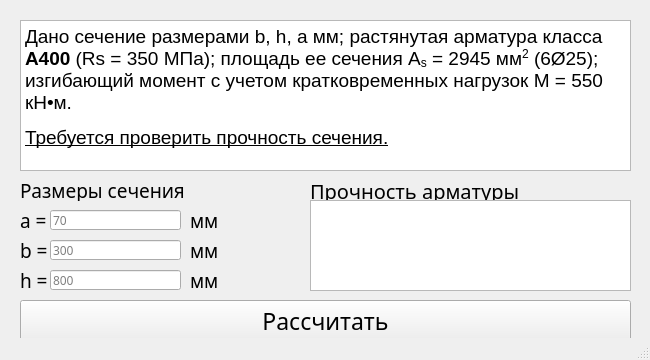
<?xml version="1.0" encoding="UTF-8"?>
<ui version="4.0">
 <class>MainWindow</class>
 <widget class="QMainWindow" name="MainWindow">
  <property name="windowModality">
   <enum>Qt::NonModal</enum>
  </property>
  <property name="geometry">
   <rect>
    <x>0</x>
    <y>0</y>
    <width>650</width>
    <height>360</height>
   </rect>
  </property>
  <property name="sizePolicy">
   <sizepolicy hsizetype="Fixed" vsizetype="Fixed">
    <horstretch>0</horstretch>
    <verstretch>0</verstretch>
   </sizepolicy>
  </property>
  <property name="minimumSize">
   <size>
    <width>650</width>
    <height>360</height>
   </size>
  </property>
  <property name="maximumSize">
   <size>
    <width>650</width>
    <height>360</height>
   </size>
  </property>
  <property name="font">
   <font>
    <stylestrategy>PreferDefault</stylestrategy>
   </font>
  </property>
  <property name="cursor">
   <cursorShape>ArrowCursor</cursorShape>
  </property>
  <property name="mouseTracking">
   <bool>false</bool>
  </property>
  <property name="windowTitle">
   <string>Проверка арматуры на прочность</string>
  </property>
  <property name="windowOpacity">
   <double>1.000000000000000</double>
  </property>
  <property name="layoutDirection">
   <enum>Qt::LeftToRight</enum>
  </property>
  <property name="autoFillBackground">
   <bool>false</bool>
  </property>
  <property name="inputMethodHints">
   <set>Qt::ImhNone</set>
  </property>
  <widget class="QWidget" name="centralwidget">
   <widget class="QLineEdit" name="a_field">
    <property name="geometry">
     <rect>
      <x>50</x>
      <y>210</y>
      <width>131</width>
      <height>20</height>
     </rect>
    </property>
    <property name="font">
     <font>
      <family>Circe</family>
     </font>
    </property>
    <property name="text">
     <string/>
    </property>
    <property name="echoMode">
     <enum>QLineEdit::Normal</enum>
    </property>
    <property name="placeholderText">
     <string>70</string>
    </property>
   </widget>
   <widget class="QLabel" name="label">
    <property name="geometry">
     <rect>
      <x>20</x>
      <y>180</y>
      <width>301</width>
      <height>21</height>
     </rect>
    </property>
    <property name="font">
     <font>
      <family>Circe ExtraBold</family>
      <pointsize>14</pointsize>
      <stylestrategy>PreferDefault</stylestrategy>
     </font>
    </property>
    <property name="text">
     <string>Размеры сечения</string>
    </property>
   </widget>
   <widget class="QLabel" name="label_2">
    <property name="geometry">
     <rect>
      <x>20</x>
      <y>210</y>
      <width>31</width>
      <height>21</height>
     </rect>
    </property>
    <property name="font">
     <font>
      <family>Circe Bold</family>
      <pointsize>14</pointsize>
      <stylestrategy>PreferDefault</stylestrategy>
     </font>
    </property>
    <property name="text">
     <string>a = </string>
    </property>
   </widget>
   <widget class="QLabel" name="label_3">
    <property name="geometry">
     <rect>
      <x>190</x>
      <y>210</y>
      <width>31</width>
      <height>21</height>
     </rect>
    </property>
    <property name="font">
     <font>
      <family>Circe Bold</family>
      <pointsize>14</pointsize>
      <stylestrategy>PreferDefault</stylestrategy>
     </font>
    </property>
    <property name="text">
     <string>мм</string>
    </property>
   </widget>
   <widget class="QLabel" name="label_4">
    <property name="geometry">
     <rect>
      <x>190</x>
      <y>240</y>
      <width>31</width>
      <height>21</height>
     </rect>
    </property>
    <property name="font">
     <font>
      <family>Circe Bold</family>
      <pointsize>14</pointsize>
      <stylestrategy>PreferDefault</stylestrategy>
     </font>
    </property>
    <property name="text">
     <string>мм</string>
    </property>
   </widget>
   <widget class="QLabel" name="label_5">
    <property name="geometry">
     <rect>
      <x>20</x>
      <y>240</y>
      <width>31</width>
      <height>21</height>
     </rect>
    </property>
    <property name="font">
     <font>
      <family>Circe Bold</family>
      <pointsize>14</pointsize>
      <stylestrategy>PreferDefault</stylestrategy>
     </font>
    </property>
    <property name="text">
     <string>b = </string>
    </property>
   </widget>
   <widget class="QLineEdit" name="b_field">
    <property name="geometry">
     <rect>
      <x>50</x>
      <y>240</y>
      <width>131</width>
      <height>20</height>
     </rect>
    </property>
    <property name="font">
     <font>
      <family>Circe</family>
     </font>
    </property>
    <property name="text">
     <string/>
    </property>
    <property name="placeholderText">
     <string>300</string>
    </property>
   </widget>
   <widget class="QLineEdit" name="h_field">
    <property name="geometry">
     <rect>
      <x>50</x>
      <y>270</y>
      <width>131</width>
      <height>20</height>
     </rect>
    </property>
    <property name="font">
     <font>
      <family>Circe</family>
     </font>
    </property>
    <property name="text">
     <string/>
    </property>
    <property name="placeholderText">
     <string>800</string>
    </property>
   </widget>
   <widget class="QLabel" name="label_6">
    <property name="geometry">
     <rect>
      <x>190</x>
      <y>270</y>
      <width>31</width>
      <height>21</height>
     </rect>
    </property>
    <property name="font">
     <font>
      <family>Circe Bold</family>
      <pointsize>14</pointsize>
      <stylestrategy>PreferDefault</stylestrategy>
     </font>
    </property>
    <property name="text">
     <string>мм</string>
    </property>
   </widget>
   <widget class="QLabel" name="label_7">
    <property name="geometry">
     <rect>
      <x>20</x>
      <y>270</y>
      <width>31</width>
      <height>21</height>
     </rect>
    </property>
    <property name="font">
     <font>
      <family>Circe Bold</family>
      <pointsize>14</pointsize>
      <stylestrategy>PreferDefault</stylestrategy>
     </font>
    </property>
    <property name="text">
     <string>h = </string>
    </property>
   </widget>
   <widget class="QTextBrowser" name="task_text">
    <property name="geometry">
     <rect>
      <x>20</x>
      <y>20</y>
      <width>611</width>
      <height>151</height>
     </rect>
    </property>
    <property name="html">
     <string>&lt;!DOCTYPE HTML PUBLIC &quot;-//W3C//DTD HTML 4.0//EN&quot; &quot;http://www.w3.org/TR/REC-html40/strict.dtd&quot;&gt;
&lt;html&gt;&lt;head&gt;&lt;meta name=&quot;qrichtext&quot; content=&quot;1&quot; /&gt;&lt;style type=&quot;text/css&quot;&gt;
p, li { white-space: pre-wrap; }
&lt;/style&gt;&lt;/head&gt;&lt;body style=&quot; font-family:'MS Shell Dlg 2'; font-size:8.25pt; font-weight:400; font-style:normal;&quot;&gt;
&lt;p style=&quot; margin-top:12px; margin-bottom:12px; margin-left:0px; margin-right:0px; -qt-block-indent:0; text-indent:0px;&quot;&gt;&lt;span style=&quot; font-family:'Circe'; font-size:14pt;&quot;&gt;Дано сечение размерами b, h, a мм; растянутая арматура класса &lt;/span&gt;&lt;span style=&quot; font-family:'Circe'; font-size:14pt; font-weight:600;&quot;&gt;A400&lt;/span&gt;&lt;span style=&quot; font-family:'Circe'; font-size:14pt;&quot;&gt; (Rs = 350 МПа); площадь ее сечения A&lt;/span&gt;&lt;span style=&quot; font-family:'Circe'; font-size:14pt; vertical-align:sub;&quot;&gt;s&lt;/span&gt;&lt;span style=&quot; font-family:'Circe'; font-size:14pt;&quot;&gt; = 2945 мм&lt;/span&gt;&lt;span style=&quot; font-family:'Circe'; font-size:14pt; vertical-align:super;&quot;&gt;2&lt;/span&gt;&lt;span style=&quot; font-family:'Circe'; font-size:14pt;&quot;&gt; (6Ø25); изгибающий момент с учетом кратковременных нагрузок M = 550 кН•м.&lt;/span&gt;&lt;/p&gt;
&lt;p style=&quot; margin-top:12px; margin-bottom:12px; margin-left:0px; margin-right:0px; -qt-block-indent:0; text-indent:0px;&quot;&gt;&lt;span style=&quot; font-family:'Circe'; font-size:14pt; text-decoration: underline;&quot;&gt;Требуется проверить прочность сечения.&lt;/span&gt;&lt;/p&gt;&lt;/body&gt;&lt;/html&gt;</string>
    </property>
   </widget>
   <widget class="QLabel" name="label_8">
    <property name="geometry">
     <rect>
      <x>310</x>
      <y>180</y>
      <width>271</width>
      <height>21</height>
     </rect>
    </property>
    <property name="font">
     <font>
      <family>Circe ExtraBold</family>
      <pointsize>15</pointsize>
      <stylestrategy>PreferDefault</stylestrategy>
     </font>
    </property>
    <property name="text">
     <string>Прочность арматуры</string>
    </property>
   </widget>
   <widget class="QTextBrowser" name="answer_text">
    <property name="geometry">
     <rect>
      <x>310</x>
      <y>200</y>
      <width>321</width>
      <height>91</height>
     </rect>
    </property>
    <property name="html">
     <string>&lt;!DOCTYPE HTML PUBLIC &quot;-//W3C//DTD HTML 4.0//EN&quot; &quot;http://www.w3.org/TR/REC-html40/strict.dtd&quot;&gt;
&lt;html&gt;&lt;head&gt;&lt;meta name=&quot;qrichtext&quot; content=&quot;1&quot; /&gt;&lt;style type=&quot;text/css&quot;&gt;
p, li { white-space: pre-wrap; }
&lt;/style&gt;&lt;/head&gt;&lt;body style=&quot; font-family:'MS Shell Dlg 2'; font-size:8.25pt; font-weight:400; font-style:normal;&quot;&gt;
&lt;p style=&quot;-qt-paragraph-type:empty; margin-top:0px; margin-bottom:0px; margin-left:0px; margin-right:0px; -qt-block-indent:0; text-indent:0px; font-size:8pt;&quot;&gt;&lt;br /&gt;&lt;/p&gt;&lt;/body&gt;&lt;/html&gt;</string>
    </property>
   </widget>
   <widget class="QPushButton" name="pushButton">
    <property name="geometry">
     <rect>
      <x>20</x>
      <y>300</y>
      <width>611</width>
      <height>41</height>
     </rect>
    </property>
    <property name="font">
     <font>
      <family>Circe Bold</family>
      <pointsize>17</pointsize>
      <stylestrategy>PreferDefault</stylestrategy>
     </font>
    </property>
    <property name="text">
     <string>Рассчитать</string>
    </property>
   </widget>
  </widget>
  <widget class="QStatusBar" name="statusbar"/>
 </widget>
 <resources/>
 <connections/>
</ui>
